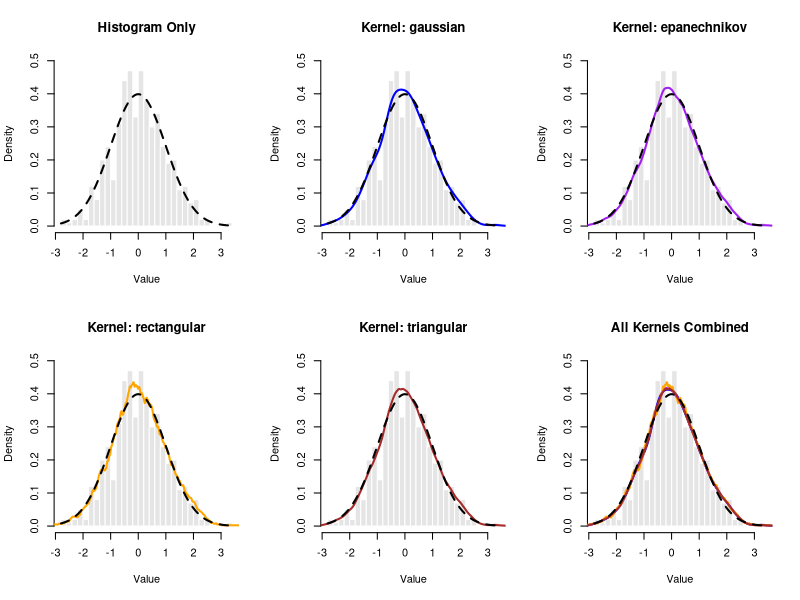

R code for this plot:
# ======================
## HW1 -- Problem 1 (Comparison of Several KDEs with histogram)
# ======================

# ==========================================
# 1. Data Generation
# ==========================================
set.seed(123)
n <- 500
data <- rnorm(n, mean = 0, sd = 1)

# Print Sample Statistics
cat("Mean:", mean(data), "(True: 0)\n")
cat("Std Dev:", sd(data), "(True: 1)\n\n")

# ==========================================
# 2. Calculate Kernel Density Estimates (KDE)
# ==========================================
# R's base density() function easily handles different kernels
kde_gauss <- density(data, kernel = "gaussian")
kde_epan  <- density(data, kernel = "epanechnikov")
kde_rect  <- density(data, kernel = "rectangular")
kde_tria  <- density(data, kernel = "triangular")

# ==========================================
# 3. Plotting the Results (2x3 Grid)
# ==========================================
# Set up a 2-row, 3-column plot layout
par(mfrow = c(2, 3))

# Helper function to plot histogram + KDE overlay cleanly
plot_kde <- function(kde_obj, title, col_line) {
  hist(data, probability = TRUE, breaks = 30, col = "gray90", border = "white",
       main = title, xlab = "Value", ylim = c(0, 0.5))
  lines(kde_obj, col = col_line, lwd = 2)
  curve(dnorm(x), add = TRUE, col = "black", lwd = 2, lty = 2) # True Normal
}

# Panel 1: Histogram Only
hist(data, probability = TRUE, breaks = 30, col = "gray90", border = "white",
     main = "Histogram Only", xlab = "Value", ylim = c(0, 0.5))
curve(dnorm(x), add = TRUE, col = "black", lwd = 2, lty = 2)

# Panels 2-5: Individual Kernels
plot_kde(kde_gauss, "Kernel: gaussian", "blue")
plot_kde(kde_epan, "Kernel: epanechnikov", "purple")
plot_kde(kde_rect, "Kernel: rectangular", "orange")
plot_kde(kde_tria, "Kernel: triangular", "brown")

# Panel 6: All Kernels Combined
hist(data, probability = TRUE, breaks = 30, col = "gray90", border = "white",
     main = "All Kernels Combined", xlab = "Value", ylim = c(0, 0.5))
lines(kde_gauss, col = "blue", lwd = 2)
lines(kde_epan, col = "purple", lwd = 2)
lines(kde_rect, col = "orange", lwd = 2)
lines(kde_tria, col = "brown", lwd = 2)
curve(dnorm(x), add = TRUE, col = "black", lwd = 2, lty = 2)

# ==========================================
# 4. Calculate Mean Integrated Squared Error (MISE)
# ==========================================
# Helper function to approximate the integral of (f_hat - f)^2
calc_mise_kde <- function(kde_obj) {
  dx <- kde_obj$x[2] - kde_obj$x[1]           # width of intervals
  true_y <- dnorm(kde_obj$x)                  # True density values
  sq_error <- (kde_obj$y - true_y)^2
  sum(sq_error * dx)                          # Riemann sum approximation
}

# Histogram MISE requires building a step-function first
h <- hist(data, breaks = 30, plot = FALSE)
hist_fun <- stepfun(h$breaks, c(0, h$density, 0))
x_val <- seq(min(data) - 1, max(data) + 1, length.out = 2000)
dx_hist <- x_val[2] - x_val[1]
mise_hist <- sum((hist_fun(x_val) - dnorm(x_val))^2 * dx_hist)

# Build and Print the Table
mise_results <- data.frame(
  Method = c("epanechnikov", "triangular", "gaussian", "rectangular", "Histogram"),
  MISE = c(
    calc_mise_kde(kde_epan),
    calc_mise_kde(kde_tria),
    calc_mise_kde(kde_gauss),
    calc_mise_kde(kde_rect),
    mise_hist
  )
)

print("MISE Comparison Table:")
print(mise_results)

par(mfrow = c(1, 1))

# ======================
## HW1 -- Problem 2 (Two errors from Laplace and Normal, NWs and local quantile estimators performances)
# ======================
# ==========================================
# 1. Generate Samples
# ==========================================
library(ggplot2)
library(dplyr)
library(tidyr)
library(knitr)

set.seed(42) # Adding seed for reproducibility

x <- runif(100)

# Y_1: when epsilon follows N(0,1)
eps_norm <- rnorm(100)
y1 <- exp(x) + eps_norm

# Y_2: when epsilon follows Laplace(0,1)
# A Laplace variable can be generated as the difference of two Exponentials
eps_laplace <- rexp(100, rate = 1) - rexp(100, rate = 1) 
y2 <- exp(x) + eps_laplace

df <- data.frame(
  x = rep(x, 2),
  y = c(y1, y2),
  dist = factor(rep(c("Normal", "Laplace"), each = 100))
)

# ==========================================
# 2. Local Linear Smoother Function
# ==========================================
local_linear_smooth <- function(x_eval, x_data, y_data, h) {
  preds <- sapply(x_eval, function(x0) {
    weights <- dnorm((x_data - x0) / h)
    tryCatch({
      fit <- lm(y_data ~ I(x_data - x0), weights = weights)
      return(coef(fit)[1])
    }, error = function(e) NA)
  })
  return(preds)
}

# ==========================================
# 3. Model Fitting
# ==========================================
# Bandwidth selection
h <- 0.1

# Nadaraya-Watson (NW) Estimates using ksmooth
fit_norm <- ksmooth(x, y1, kernel = "normal", bandwidth = h, x.points = x)
fit_lapl <- ksmooth(x, y2, kernel = "normal", bandwidth = h, x.points = x)

preds_df <- data.frame(
  x_grid = c(fit_norm$x, fit_lapl$x),
  y_hat = c(fit_norm$y, fit_lapl$y),
  dist = rep(c("Normal", "Laplace"), each = length(fit_norm$x))
)

# Local Linear Estimates
grid_points <- seq(0, 1, length.out = 200)

y_hat_norm_grid <- local_linear_smooth(grid_points, x, y1, h)
y_hat_norm_orig <- local_linear_smooth(x, x, y1, h)

y_hat_lapl_grid <- local_linear_smooth(grid_points, x, y2, h)
y_hat_lapl_orig <- local_linear_smooth(x, x, y2, h)

preds_df_linear <- data.frame(
  x_grid = rep(grid_points, 2),
  y_hat = c(y_hat_norm_grid, y_hat_lapl_grid),
  dist = rep(c("Normal", "Laplace"), each = length(grid_points))
)

# ==========================================
# 4. MSE Calculation for NW Estimator
# ==========================================
calc_mse <- function(x_orig, y_est_x, y_est_y) {
  y_hat_aligned <- approx(y_est_x, y_est_y, xout = x_orig)$y
  mean((y_hat_aligned - exp(x_orig))^2)
}

mse_norm_nw <- calc_mse(x, fit_norm$x, fit_norm$y)
mse_lapl_nw <- calc_mse(x, fit_lapl$x, fit_lapl$y)

results_nw <- data.frame(
  Distribution = c("Standard Normal", "Standard Laplace"),
  Variance = c("1.0", "2.0"),
  MSE = c(mse_norm_nw, mse_lapl_nw)
)

print("NW Estimator Results:")
print(results_nw)

# ==========================================
# 5. MSE Calculation for Local Linear Estimator
# ==========================================
# Calculate MSE directly using the predictions at observed X points
mse_norm_ll <- mean((y_hat_norm_orig - exp(x))^2)
mse_lapl_ll <- mean((y_hat_lapl_orig - exp(x))^2)

results_ll <- data.frame(
  Distribution = c("Standard Normal", "Standard Laplace"),
  Variance = c("1.0", "2.0"),
  MSE = c(mse_norm_ll, mse_lapl_ll)
)

print("Local Linear Estimator Results:")
print(results_ll)
